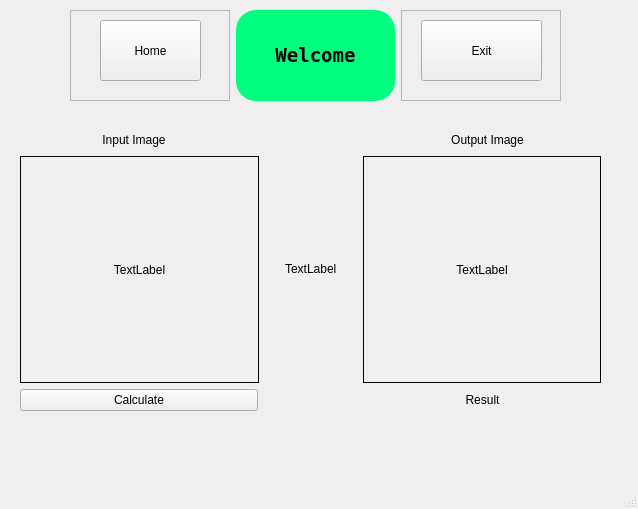
<?xml version="1.0" encoding="UTF-8"?>
<ui version="4.0">
 <class>MainWindow</class>
 <widget class="QMainWindow" name="MainWindow">
  <property name="geometry">
   <rect>
    <x>0</x>
    <y>0</y>
    <width>638</width>
    <height>509</height>
   </rect>
  </property>
  <property name="windowTitle">
   <string>MainWindow</string>
  </property>
  <widget class="QWidget" name="centralwidget">
   <widget class="QWidget" name="horizontalLayoutWidget">
    <property name="geometry">
     <rect>
      <x>70</x>
      <y>10</y>
      <width>491</width>
      <height>91</height>
     </rect>
    </property>
    <layout class="QHBoxLayout" name="horizontalLayout">
     <item>
      <widget class="QFrame" name="frame">
       <property name="frameShape">
        <enum>QFrame::StyledPanel</enum>
       </property>
       <property name="frameShadow">
        <enum>QFrame::Raised</enum>
       </property>
       <widget class="QPushButton" name="pushButton">
        <property name="geometry">
         <rect>
          <x>30</x>
          <y>10</y>
          <width>101</width>
          <height>61</height>
         </rect>
        </property>
        <property name="text">
         <string>Home</string>
        </property>
       </widget>
      </widget>
     </item>
     <item>
      <widget class="QLabel" name="label_5">
       <property name="font">
        <font>
         <family>Terminal</family>
         <pointsize>14</pointsize>
         <weight>75</weight>
         <bold>true</bold>
        </font>
       </property>
       <property name="styleSheet">
        <string notr="true">background-color: rgb(0, 255, 127);
border-radius: 20px;</string>
       </property>
       <property name="text">
        <string>Welcome</string>
       </property>
       <property name="alignment">
        <set>Qt::AlignCenter</set>
       </property>
      </widget>
     </item>
     <item>
      <widget class="QFrame" name="frame_3">
       <property name="sizePolicy">
        <sizepolicy hsizetype="Minimum" vsizetype="Minimum">
         <horstretch>0</horstretch>
         <verstretch>0</verstretch>
        </sizepolicy>
       </property>
       <property name="frameShape">
        <enum>QFrame::StyledPanel</enum>
       </property>
       <property name="frameShadow">
        <enum>QFrame::Raised</enum>
       </property>
       <widget class="QPushButton" name="exit">
        <property name="geometry">
         <rect>
          <x>20</x>
          <y>10</y>
          <width>121</width>
          <height>61</height>
         </rect>
        </property>
        <property name="text">
         <string>Exit</string>
        </property>
       </widget>
      </widget>
     </item>
    </layout>
   </widget>
   <widget class="QWidget" name="verticalLayoutWidget">
    <property name="geometry">
     <rect>
      <x>20</x>
      <y>130</y>
      <width>581</width>
      <height>281</height>
     </rect>
    </property>
    <layout class="QVBoxLayout" name="verticalLayout">
     <item>
      <layout class="QHBoxLayout" name="horizontalLayout_3">
       <property name="spacing">
        <number>6</number>
       </property>
       <property name="sizeConstraint">
        <enum>QLayout::SetDefaultConstraint</enum>
       </property>
       <item>
        <widget class="QLabel" name="label_4">
         <property name="sizePolicy">
          <sizepolicy hsizetype="Minimum" vsizetype="Fixed">
           <horstretch>0</horstretch>
           <verstretch>0</verstretch>
          </sizepolicy>
         </property>
         <property name="styleSheet">
          <string notr="true"/>
         </property>
         <property name="text">
          <string>Input Image</string>
         </property>
         <property name="alignment">
          <set>Qt::AlignCenter</set>
         </property>
        </widget>
       </item>
       <item>
        <spacer name="horizontalSpacer_4">
         <property name="orientation">
          <enum>Qt::Horizontal</enum>
         </property>
         <property name="sizeType">
          <enum>QSizePolicy::Fixed</enum>
         </property>
         <property name="sizeHint" stdset="0">
          <size>
           <width>120</width>
           <height>20</height>
          </size>
         </property>
        </spacer>
       </item>
       <item>
        <widget class="QLabel" name="label_3">
         <property name="sizePolicy">
          <sizepolicy hsizetype="Minimum" vsizetype="Fixed">
           <horstretch>0</horstretch>
           <verstretch>0</verstretch>
          </sizepolicy>
         </property>
         <property name="styleSheet">
          <string notr="true"/>
         </property>
         <property name="text">
          <string>Output Image</string>
         </property>
         <property name="alignment">
          <set>Qt::AlignCenter</set>
         </property>
        </widget>
       </item>
      </layout>
     </item>
     <item>
      <layout class="QHBoxLayout" name="horizontalLayout_2">
       <item>
        <widget class="QLabel" name="labelinput">
         <property name="frameShape">
          <enum>QFrame::Box</enum>
         </property>
         <property name="text">
          <string>TextLabel</string>
         </property>
         <property name="alignment">
          <set>Qt::AlignCenter</set>
         </property>
        </widget>
       </item>
       <item>
        <spacer name="horizontalSpacer_3">
         <property name="orientation">
          <enum>Qt::Horizontal</enum>
         </property>
         <property name="sizeType">
          <enum>QSizePolicy::Fixed</enum>
         </property>
         <property name="sizeHint" stdset="0">
          <size>
           <width>20</width>
           <height>20</height>
          </size>
         </property>
        </spacer>
       </item>
       <item>
        <widget class="QLabel" name="label_6">
         <property name="sizePolicy">
          <sizepolicy hsizetype="Fixed" vsizetype="Fixed">
           <horstretch>0</horstretch>
           <verstretch>0</verstretch>
          </sizepolicy>
         </property>
         <property name="text">
          <string>TextLabel</string>
         </property>
        </widget>
       </item>
       <item>
        <spacer name="horizontalSpacer">
         <property name="orientation">
          <enum>Qt::Horizontal</enum>
         </property>
         <property name="sizeType">
          <enum>QSizePolicy::Fixed</enum>
         </property>
         <property name="sizeHint" stdset="0">
          <size>
           <width>20</width>
           <height>20</height>
          </size>
         </property>
        </spacer>
       </item>
       <item>
        <widget class="QLabel" name="labeloutput">
         <property name="frameShape">
          <enum>QFrame::Box</enum>
         </property>
         <property name="text">
          <string>TextLabel</string>
         </property>
         <property name="alignment">
          <set>Qt::AlignCenter</set>
         </property>
        </widget>
       </item>
      </layout>
     </item>
     <item>
      <layout class="QHBoxLayout" name="horizontalLayout_4">
       <item>
        <widget class="QPushButton" name="pushButton2">
         <property name="text">
          <string>Calculate</string>
         </property>
        </widget>
       </item>
       <item>
        <spacer name="horizontalSpacer_2">
         <property name="orientation">
          <enum>Qt::Horizontal</enum>
         </property>
         <property name="sizeType">
          <enum>QSizePolicy::Fixed</enum>
         </property>
         <property name="sizeHint" stdset="0">
          <size>
           <width>100</width>
           <height>20</height>
          </size>
         </property>
        </spacer>
       </item>
       <item>
        <widget class="QLabel" name="resultline">
         <property name="sizePolicy">
          <sizepolicy hsizetype="Minimum" vsizetype="Fixed">
           <horstretch>0</horstretch>
           <verstretch>0</verstretch>
          </sizepolicy>
         </property>
         <property name="text">
          <string>Result</string>
         </property>
         <property name="alignment">
          <set>Qt::AlignCenter</set>
         </property>
        </widget>
       </item>
      </layout>
     </item>
    </layout>
   </widget>
  </widget>
  <widget class="QMenuBar" name="menubar">
   <property name="geometry">
    <rect>
     <x>0</x>
     <y>0</y>
     <width>638</width>
     <height>22</height>
    </rect>
   </property>
  </widget>
  <widget class="QStatusBar" name="statusbar"/>
 </widget>
 <resources/>
 <connections/>
</ui>
